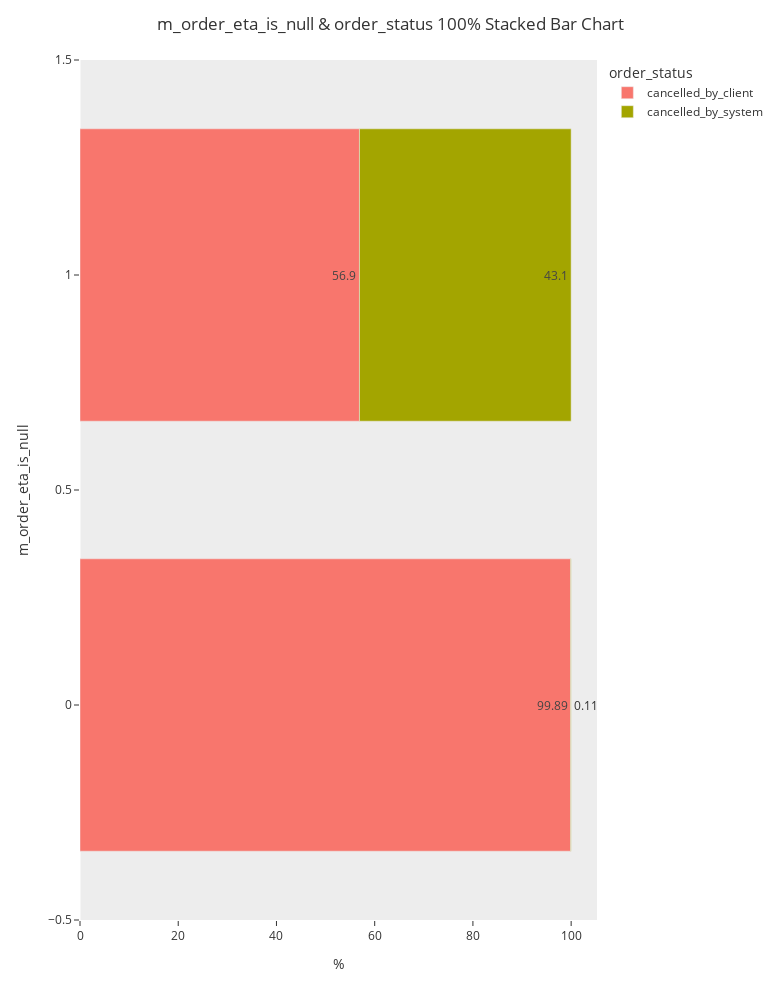

This figure's notebook cell:
### Code cell
stacked_bar_chart_ci_2(orders_df, 'm_order_eta_is_null', 'order_status')

### Figure 1 — Plotly figure (JSON) as saved in the notebook; plotly's stock layout.template omitted (floating-point values rounded to 4 significant figures)
{"data": [{"alignmentgroup": "True", "customdata": [["cancelled_by_client", 2811, 99.89, 2814], ["cancelled_by_client", 4496, 56.9, 7902]], "hovertemplate": "<b>%{y}</b><br><br><b>%{customdata[0]}</b><br><br><b>%{x} %</b><br><br><b>%{customdata[1]} out of %{customdata[3]} cases</b><extra></extra>", "legendgroup": "cancelled_by_client", "marker": {"color": "#F8766D", "pattern": {"shape": ""}}, "name": "cancelled_by_client", "offsetgroup": "cancelled_by_client", "orientation": "h", "showlegend": true, "text": [99.89, 56.9], "textposition": "auto", "type": "bar", "x": [99.89, 56.9], "xaxis": "x", "y": [0, 1], "yaxis": "y"}, {"alignmentgroup": "True", "customdata": [["cancelled_by_system", 3, 0.11, 2814], ["cancelled_by_system", 3406, 43.1, 7902]], "hovertemplate": "<b>%{y}</b><br><br><b>%{customdata[0]}</b><br><br><b>%{x} %</b><br><br><b>%{customdata[1]} out of %{customdata[3]} cases</b><extra></extra>", "legendgroup": "cancelled_by_system", "marker": {"color": "#A3A500", "pattern": {"shape": ""}}, "name": "cancelled_by_system", "offsetgroup": "cancelled_by_system", "orientation": "h", "showlegend": true, "text": [0.11, 43.1], "textposition": "auto", "type": "bar", "x": [0.11, 43.1], "xaxis": "x", "y": [0, 1], "yaxis": "y"}], "layout": {"bargap": 0.32, "barmode": "relative", "height": 1000, "legend": {"title": {"text": "order_status"}, "tracegroupgap": 0}, "margin": {"t": 60}, "title": {"text": "m_order_eta_is_null & order_status 100% Stacked Bar Chart"}, "width": 780, "xaxis": {"anchor": "y", "domain": [0, 1], "showgrid": false, "title": {"text": "%"}}, "yaxis": {"anchor": "x", "domain": [0, 1], "showgrid": false, "title": {"text": "m_order_eta_is_null"}}}}
